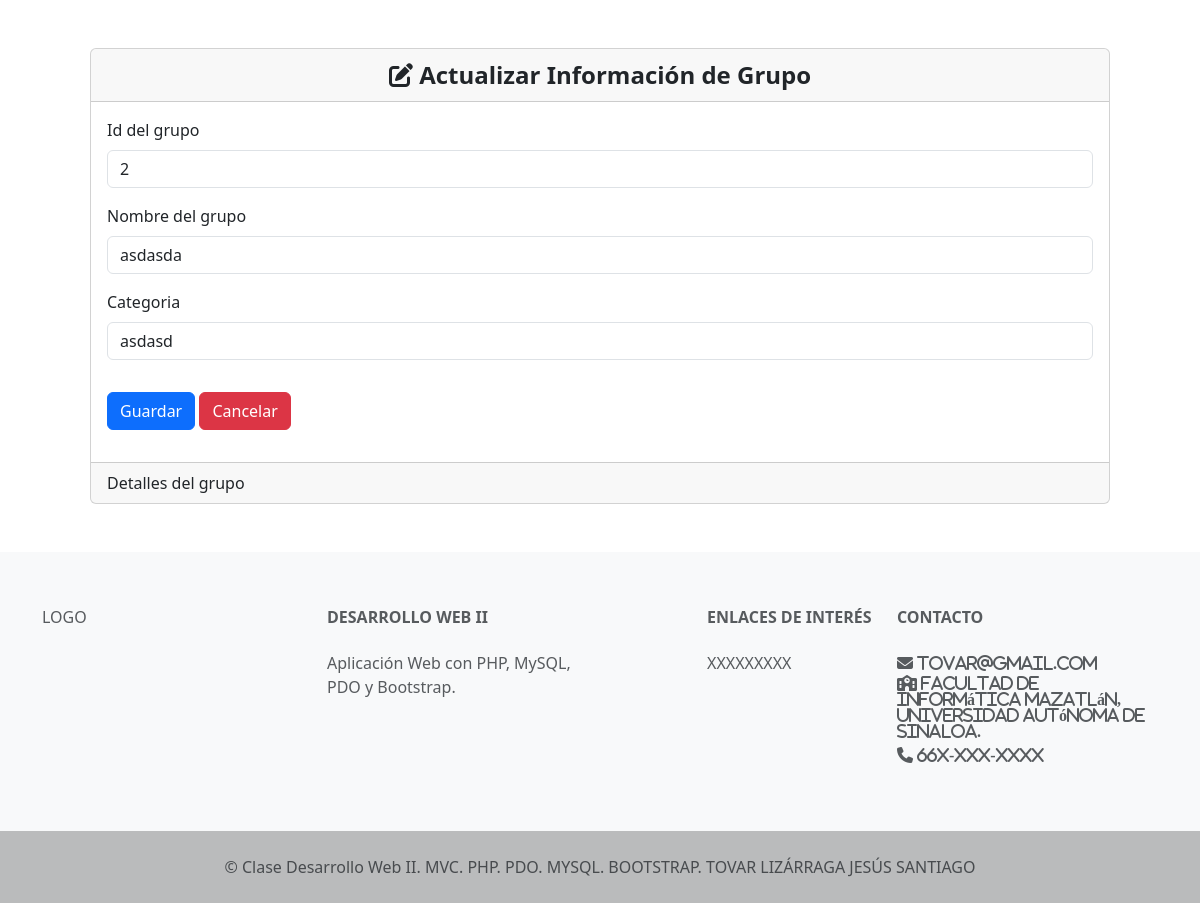
The page /final_0.16/final/views/organizador/updateGrupo.php?id=2 (signed in) on the database its author committed.
### tables this page shows
CREATE TABLE `grupos` (
  `idGrupo` int(11) NOT NULL,
  `nombreGrupo` varchar(30) NOT NULL,
  `categoria` varchar(100) NOT NULL,
  `idTorneo` int(11) NOT NULL
);

### final_0.16/final/models/grupos.php (called while the page is built, shortened)
<?php
    require_once("../../config/conexion.php");
    class grupos{
        private $PDO;
        public function __construct(){
            $con = new Conexion();
            $this->PDO = $con->open();
        }
        public function readOne($id){
            $statement = "SELECT * FROM grupos WHERE idGrupo = :id";
            $query = $this->PDO->prepare($statement);
            $query->bindParam(":id", $id);
            return ($query->execute())? $query->fetch() : false;
        }
    }
?>

### final_0.16/final/config/conexion.php (called while the page is built, shortened)
<?php
    class Conexion{
        private $server = "localhost";
        private $db = "torneosbasket";
        private $user = "root";
        private $password = "";
        public function open(){
            try{
                $this->conexion = new PDO("mysql:host=$this->server;dbname=$this->db","$this->user","$this->password");
                return $this->conexion;
            }catch (PDOException $e){
                echo "Error: ".$e->getMessage();
            }
        }
    }
?>

### final_0.16/final/controllers/gruposController.php (called while the page is built, shortened)
<?php
require_once("../../models/grupos.php");
class gruposController{
    private $model;
    function __construct(){
        $this->model = new grupos();
    }
    public function readOneGrupo($id){
        return ($this->model->readOne($id))? $this->model->readOne($id) : header("Location: organizador.php");
    }
}
?>

### final_0.16/final/views/organizador/updateGrupo.php (the view, shortened to what this page needs)
<?php
    require_once("../../controllers/gruposController.php");
    $objControl = new gruposController();
    $lstGrupo = $objControl->readOneGrupo($_GET['id']);
?>
    <div class="mx-auto p-5">
        <div class="card">
            <div class="card-header text-center">
            <b class="fs-4"><i class="fa-solid fa-pen-to-square"></i> Actualizar Información de Grupo</b>
            </div>
            <div class="card-body">
                <form action="grupoUpdate.php" method="POST">
                    <div class="mb-3">
                        <label for="idGrupo" class="form-label">Id del grupo</label>
                        <input type="text" class="form-control" name="txtId" id="idGrupo"
                        value="<?= $lstGrupo['idGrupo'] ?>" readonly>
                    </div>
                    <div class="mb-3">
                        <label for="nombreGrupo" class="form-label">Nombre del grupo</label>
                        <input type="text" class="form-control" name="txtNombreGrupo" id="nombreGrupo"
                        value="<?= $lstGrupo['nombreGrupo'] ?>" >
                    </div>
                    <div class="row">
                    <div class="col mb-3">
                        <div class="mb-3">
                            <label for="categoria" class="form-label">Categoria</label>
                            <input list="lstCategorias" class="form-control" name="txtCategoria" id="categoria" value="<?= $lstGrupo['categoria'] ?>">
                        </div>
                    </div>
                </div>
                    <div class="col mb-3">
                        <button type="submit" class ="btn btn-primary">Guardar</button>
                        <a href="readAllGrupos.php" class="btn btn-danger">Cancelar</a>
                    </div>
                </form>
            </div>
            <div class="card-footer">
                Detalles del grupo
            </div>
        </div>
    </div>

### rows shown on the page
grupos: txtId "2", txtNombreGrupo "asdasda", txtCategoria "asdasd"
